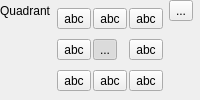
                       <widget class="QFrame" name="mPlacementQuadrantFrame">
                        <layout class="QGridLayout" name="gridLayout_19">
                         <property name="margin">
                          <number>0</number>
                         </property>
                         <item row="0" column="1" rowspan="3">
                          <layout class="QGridLayout" name="gridLayout_3">
                           <property name="spacing">
                            <number>2</number>
                           </property>
                           <item row="1" column="1">
                            <widget class="QToolButton" name="mPointOffsetOver">
                             <property name="text">
                              <string>...</string>
                             </property>
                             <property name="icon">
                              <iconset resource="../../images/images.qrc">
                               <normaloff>:/images/themes/default/mIconLabelQuadrantCenter.svg</normaloff>:/images/themes/default/mIconLabelQuadrantCenter.svg</iconset>
                             </property>
                             <property name="iconSize">
                              <size>
                               <width>32</width>
                               <height>18</height>
                              </size>
                             </property>
                             <property name="checkable">
                              <bool>true</bool>
                             </property>
                             <property name="checked">
                              <bool>true</bool>
                             </property>
                            </widget>
                           </item>
                           <item row="0" column="2">
                            <widget class="QToolButton" name="mPointOffsetAboveRight">
                             <property name="text">
                              <string>abc</string>
                             </property>
                             <property name="icon">
                              <iconset resource="../../images/images.qrc">
                               <normaloff>:/images/themes/default/mIconLabelQuadrantOffset.svg</normaloff>:/images/themes/default/mIconLabelQuadrantOffset.svg</iconset>
                             </property>
                             <property name="iconSize">
                              <size>
                               <width>32</width>
                               <height>18</height>
                              </size>
                             </property>
                             <property name="checkable">
                              <bool>true</bool>
                             </property>
                            </widget>
                           </item>
                           <item row="2" column="0">
                            <widget class="QToolButton" name="mPointOffsetBelowLeft">
                             <property name="text">
                              <string>abc</string>
                             </property>
                             <property name="icon">
                              <iconset resource="../../images/images.qrc">
                               <normaloff>:/images/themes/default/mIconLabelQuadrantOffset.svg</normaloff>:/images/themes/default/mIconLabelQuadrantOffset.svg</iconset>
                             </property>
                             <property name="iconSize">
                              <size>
                               <width>32</width>
                               <height>18</height>
                              </size>
                             </property>
                             <property name="checkable">
                              <bool>true</bool>
                             </property>
                            </widget>
                           </item>
                           <item row="1" column="0">
                            <widget class="QToolButton" name="mPointOffsetLeft">
                             <property name="text">
                              <string>abc</string>
                             </property>
                             <property name="icon">
                              <iconset resource="../../images/images.qrc">
                               <normaloff>:/images/themes/default/mIconLabelQuadrantOffset.svg</normaloff>:/images/themes/default/mIconLabelQuadrantOffset.svg</iconset>
                             </property>
                             <property name="iconSize">
                              <size>
                               <width>32</width>
                               <height>18</height>
                              </size>
                             </property>
                             <property name="checkable">
                              <bool>true</bool>
                             </property>
                            </widget>
                           </item>
                           <item row="0" column="0">
                            <widget class="QToolButton" name="mPointOffsetAboveLeft">
                             <property name="text">
                              <string>abc</string>
                             </property>
                             <property name="icon">
                              <iconset resource="../../images/images.qrc">
                               <normaloff>:/images/themes/default/mIconLabelQuadrantOffset.svg</normaloff>:/images/themes/default/mIconLabelQuadrantOffset.svg</iconset>
                             </property>
                             <property name="iconSize">
                              <size>
                               <width>32</width>
                               <height>18</height>
                              </size>
                             </property>
                             <property name="checkable">
                              <bool>true</bool>
                             </property>
                            </widget>
                           </item>
                           <item row="1" column="2">
                            <widget class="QToolButton" name="mPointOffsetRight">
                             <property name="text">
                              <string>abc</string>
                             </property>
                             <property name="icon">
                              <iconset resource="../../images/images.qrc">
                               <normaloff>:/images/themes/default/mIconLabelQuadrantOffset.svg</normaloff>:/images/themes/default/mIconLabelQuadrantOffset.svg</iconset>
                             </property>
                             <property name="iconSize">
                              <size>
                               <width>32</width>
                               <height>18</height>
                              </size>
                             </property>
                             <property name="checkable">
                              <bool>true</bool>
                             </property>
                            </widget>
                           </item>
                           <item row="2" column="1">
                            <widget class="QToolButton" name="mPointOffsetBelow">
                             <property name="text">
                              <string>abc</string>
                             </property>
                             <property name="icon">
                              <iconset resource="../../images/images.qrc">
                               <normaloff>:/images/themes/default/mIconLabelQuadrantOffset.svg</normaloff>:/images/themes/default/mIconLabelQuadrantOffset.svg</iconset>
                             </property>
                             <property name="iconSize">
                              <size>
                               <width>32</width>
                               <height>18</height>
                              </size>
                             </property>
                             <property name="checkable">
                              <bool>true</bool>
                             </property>
                            </widget>
                           </item>
                           <item row="2" column="2">
                            <widget class="QToolButton" name="mPointOffsetBelowRight">
                             <property name="text">
                              <string>abc</string>
                             </property>
                             <property name="icon">
                              <iconset resource="../../images/images.qrc">
                               <normaloff>:/images/themes/default/mIconLabelQuadrantOffset.svg</normaloff>:/images/themes/default/mIconLabelQuadrantOffset.svg</iconset>
                             </property>
                             <property name="iconSize">
                              <size>
                               <width>32</width>
                               <height>18</height>
                              </size>
                             </property>
                             <property name="checkable">
                              <bool>true</bool>
                             </property>
                            </widget>
                           </item>
                           <item row="0" column="1">
                            <widget class="QToolButton" name="mPointOffsetAbove">
                             <property name="text">
                              <string>abc</string>
                             </property>
                             <property name="icon">
                              <iconset resource="../../images/images.qrc">
                               <normaloff>:/images/themes/default/mIconLabelQuadrantOffset.svg</normaloff>:/images/themes/default/mIconLabelQuadrantOffset.svg</iconset>
                             </property>
                             <property name="iconSize">
                              <size>
                               <width>32</width>
                               <height>18</height>
                              </size>
                             </property>
                             <property name="checkable">
                              <bool>true</bool>
                             </property>
                            </widget>
                           </item>
                          </layout>
                         </item>
                         <item row="0" column="0">
                          <widget class="QLabel" name="label_6">
                           <property name="sizePolicy">
                            <sizepolicy hsizetype="Maximum" vsizetype="Preferred">
                             <horstretch>0</horstretch>
                             <verstretch>0</verstretch>
                            </sizepolicy>
                           </property>
                           <property name="text">
                            <string>Quadrant</string>
                           </property>
                          </widget>
                         </item>
                         <item row="2" column="0">
                          <spacer name="horizontalSpacer_18">
                           <property name="orientation">
                            <enum>Qt::Horizontal</enum>
                           </property>
                           <property name="sizeType">
                            <enum>QSizePolicy::Fixed</enum>
                           </property>
                           <property name="sizeHint" stdset="0">
                            <size>
                             <width>12</width>
                             <height>12</height>
                            </size>
                           </property>
                          </spacer>
                         </item>
                         <item row="1" column="0">
                          <spacer name="horizontalSpacer_17">
                           <property name="orientation">
                            <enum>Qt::Horizontal</enum>
                           </property>
                           <property name="sizeType">
                            <enum>QSizePolicy::Fixed</enum>
                           </property>
                           <property name="sizeHint" stdset="0">
                            <size>
                             <width>12</width>
                             <height>12</height>
                            </size>
                           </property>
                          </spacer>
                         </item>
                         <item row="0" column="3">
                          <spacer name="horizontalSpacer_16">
                           <property name="orientation">
                            <enum>Qt::Horizontal</enum>
                           </property>
                           <property name="sizeHint" stdset="0">
                            <size>
                             <width>0</width>
                             <height>12</height>
                            </size>
                           </property>
                          </spacer>
                         </item>
                         <item row="0" column="2">
                          <widget class="QgsDataDefinedButton" name="mPointQuadOffsetDDBtn">
                           <property name="text">
                            <string>...</string>
                           </property>
                          </widget>
                         </item>
                        </layout>
                       </widget>
